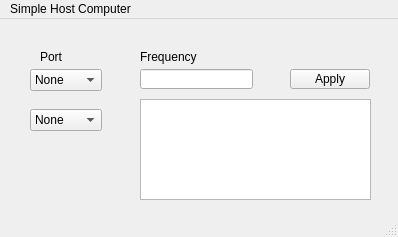
<?xml version="1.0" encoding="UTF-8"?>
<ui version="4.0">
 <class>MainWindow</class>
 <widget class="QMainWindow" name="MainWindow">
  <property name="geometry">
   <rect>
    <x>0</x>
    <y>0</y>
    <width>398</width>
    <height>237</height>
   </rect>
  </property>
  <property name="windowTitle">
   <string>MainWindow</string>
  </property>
  <widget class="QWidget" name="centralWidget">
   <widget class="QComboBox" name="list_port">
    <property name="geometry">
     <rect>
      <x>30</x>
      <y>50</y>
      <width>72</width>
      <height>22</height>
     </rect>
    </property>
    <item>
     <property name="text">
      <string>None</string>
     </property>
    </item>
   </widget>
   <widget class="QLabel" name="lable_port">
    <property name="geometry">
     <rect>
      <x>40</x>
      <y>30</y>
      <width>51</width>
      <height>16</height>
     </rect>
    </property>
    <property name="text">
     <string>Port</string>
    </property>
   </widget>
   <widget class="QLabel" name="label_frequency">
    <property name="geometry">
     <rect>
      <x>140</x>
      <y>30</y>
      <width>61</width>
      <height>16</height>
     </rect>
    </property>
    <property name="text">
     <string>Frequency</string>
    </property>
   </widget>
   <widget class="QLineEdit" name="input_frequency">
    <property name="geometry">
     <rect>
      <x>140</x>
      <y>50</y>
      <width>113</width>
      <height>20</height>
     </rect>
    </property>
   </widget>
   <widget class="QPushButton" name="button_apply">
    <property name="geometry">
     <rect>
      <x>290</x>
      <y>50</y>
      <width>80</width>
      <height>20</height>
     </rect>
    </property>
    <property name="text">
     <string>Apply</string>
    </property>
   </widget>
   <widget class="QComboBox" name="list_baud">
    <property name="geometry">
     <rect>
      <x>30</x>
      <y>90</y>
      <width>72</width>
      <height>22</height>
     </rect>
    </property>
    <item>
     <property name="text">
      <string>None</string>
     </property>
    </item>
    <item>
     <property name="text">
      <string>9600</string>
     </property>
    </item>
   </widget>
   <widget class="QTextBrowser" name="box_message">
    <property name="geometry">
     <rect>
      <x>140</x>
      <y>80</y>
      <width>231</width>
      <height>101</height>
     </rect>
    </property>
   </widget>
  </widget>
  <widget class="QMenuBar" name="menuBar">
   <property name="geometry">
    <rect>
     <x>0</x>
     <y>0</y>
     <width>398</width>
     <height>20</height>
    </rect>
   </property>
   <widget class="QMenu" name="menusimple_host_computer">
    <property name="title">
     <string>Simple Host Computer</string>
    </property>
   </widget>
   <addaction name="menusimple_host_computer"/>
  </widget>
  <widget class="QStatusBar" name="statusBar"/>
 </widget>
 <layoutdefault spacing="6" margin="11"/>
 <resources/>
 <connections/>
</ui>
